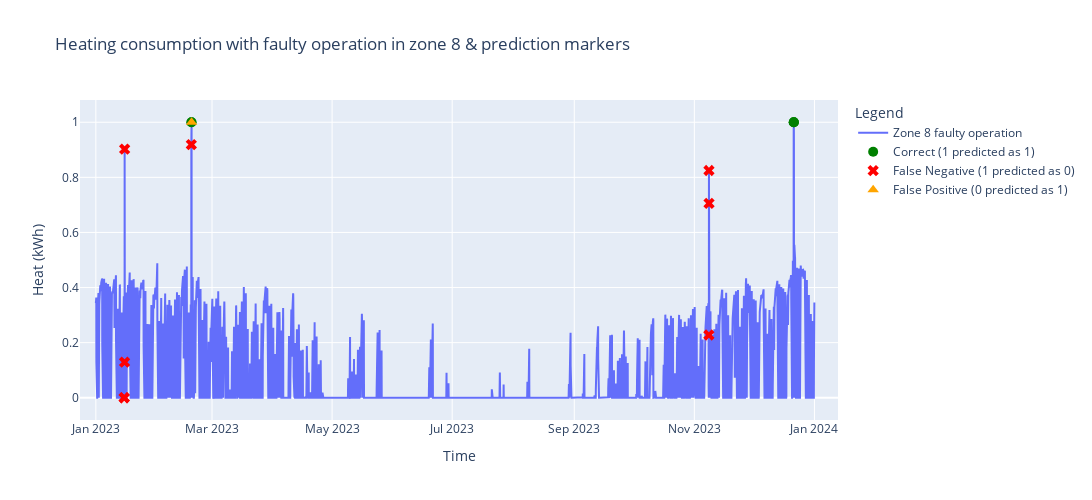

This figure's notebook cell:
### Code cell
fig = go.Figure()

# Base temperature curve
fig.add_trace(go.Scatter(
    x=df_simulated['Time'], 
    y=df_simulated[test_heat], 
    mode='lines', 
    name='Zone 8 faulty operation'
))

# Convert y_pred to a Pandas Series with the correct index
y_pred_series = pd.Series(y_pred, index=test_y.index)

# Find indices for different cases
correct_1_indices = (test_y == 1) & (y_pred_series == 1)  # True 1, Pred 1 -> Green
false_negative_indices = (test_y == 1) & (y_pred_series == 0)  # True 1, Pred 0 -> Red
false_positive_indices = (test_y == 0) & (y_pred_series == 1)  # True 0, Pred 1 -> Orange

# Extract timestamps
correct_1_timestamps = df_simulated.loc[test_y.index, 'Time'][correct_1_indices]
false_negative_timestamps = df_simulated.loc[test_y.index, 'Time'][false_negative_indices]
false_positive_timestamps = df_simulated.loc[test_y.index, 'Time'][false_positive_indices]

# Extract corresponding temperatures
correct_1_temps = df_simulated.loc[test_y.index, test_heat][correct_1_indices]
false_negative_temps = df_simulated.loc[test_y.index, test_heat][false_negative_indices]
false_positive_temps = df_simulated.loc[test_y.index, test_heat][false_positive_indices]

# Add markers for correct predictions (Green)
fig.add_trace(go.Scatter(
    x=correct_1_timestamps,
    y=correct_1_temps,
    mode='markers',
    marker=dict(color='green', size=10),
    name='Correct (1 predicted as 1)'
))

# Add markers for false negatives (Red)
fig.add_trace(go.Scatter(
    x=false_negative_timestamps,
    y=false_negative_temps,
    mode='markers',
    marker=dict(color='red', size=10, symbol='x'),
    name='False Negative (1 predicted as 0)'
))

# Add markers for false positives (Orange)
fig.add_trace(go.Scatter(
    x=false_positive_timestamps,
    y=false_positive_temps,
    mode='markers',
    marker=dict(color='orange', size=10, symbol='triangle-up'),
    name='False Positive (0 predicted as 1)'
))

# Customize layout
fig.update_layout(
    title="Heating consumption with faulty operation in zone 8 & prediction markers",
    xaxis_title="Time",
    yaxis_title="Heat (kWh)",
    legend_title="Legend",
    template="plotly", 
    height = 500,
    width = 1200
)

# Show the plot

### Figure 1 — Plotly figure (JSON) as saved in the notebook; plotly's stock layout.template omitted (floating-point values rounded to 4 significant figures; data arrays with more than 128 entries replaced by an {"elided": "..."} marker saying what was removed)
{"data": [{"mode": "lines", "name": "Zone 8 faulty operation", "type": "scatter", "x": {"elided": "8760 str values"}, "y": {"elided": "8760 float values"}}, {"marker": {"color": "green", "size": 10}, "mode": "markers", "name": "Correct (1 predicted as 1)", "type": "scatter", "x": ["2023-02-18 13:00:00", "2023-02-18 14:00:00", "2023-12-21 11:00:00", "2023-12-21 12:00:00", "2023-12-21 13:00:00"], "y": [1, 1, 1, 1, 1]}, {"marker": {"color": "red", "size": 10, "symbol": "x"}, "mode": "markers", "name": "False Negative (1 predicted as 0)", "type": "scatter", "x": ["2023-01-15 09:00:00", "2023-01-15 10:00:00", "2023-01-15 14:00:00", "2023-01-15 15:00:00", "2023-02-18 12:00:00", "2023-11-08 09:00:00", "2023-11-08 10:00:00", "2023-11-08 11:00:00"], "y": [0, 0, 0.1291, 0.9022, 0.919, 0.2277, 0.8249, 0.7056]}, {"marker": {"color": "orange", "size": 10, "symbol": "triangle-up"}, "mode": "markers", "name": "False Positive (0 predicted as 1)", "type": "scatter", "x": ["2023-02-18 15:00:00"], "y": [1]}], "layout": {"height": 500, "legend": {"title": {"text": "Legend"}}, "title": {"text": "Heating consumption with faulty operation in zone 8 & prediction markers"}, "width": 1200, "xaxis": {"title": {"text": "Time"}}, "yaxis": {"title": {"text": "Heat (kWh)"}}}}
